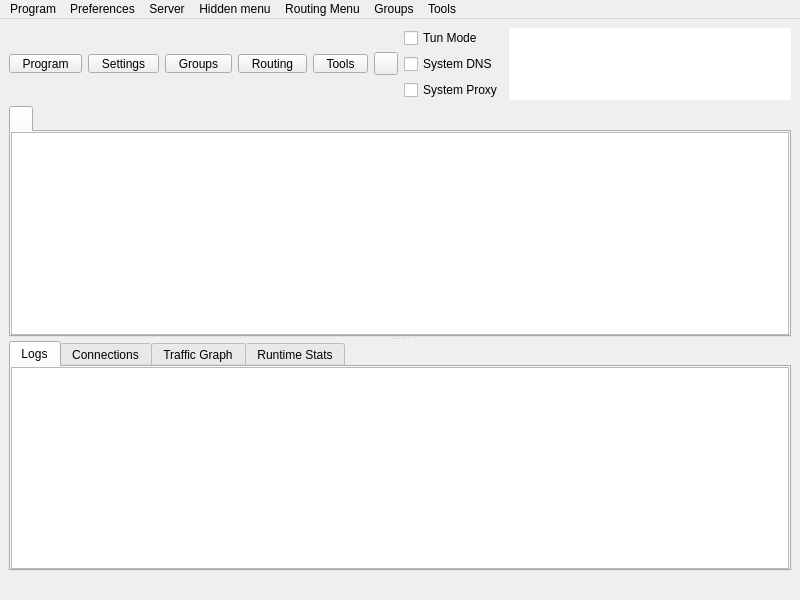
<?xml version="1.0" encoding="UTF-8"?>
<ui version="4.0">
 <class>MainWindow</class>
 <widget class="QMainWindow" name="MainWindow">
  <property name="geometry">
   <rect>
    <x>0</x>
    <y>0</y>
    <width>800</width>
    <height>600</height>
   </rect>
  </property>
  <property name="minimumSize">
   <size>
    <width>800</width>
    <height>600</height>
   </size>
  </property>
  <property name="windowTitle">
   <string notr="true">Throne</string>
  </property>
  <widget class="QWidget" name="centralwidget">
   <layout class="QVBoxLayout" name="verticalLayout_3" stretch="0,1,0">
    <item>
     <layout class="QHBoxLayout" name="horizontalLayout_2">
      <item>
       <widget class="QToolButton" name="toolButton_program">
        <property name="minimumSize">
         <size>
          <width>0</width>
          <height>0</height>
         </size>
        </property>
        <property name="styleSheet">
         <string notr="true">QToolButton {
    padding-left: 8px;
    padding-right: 8px;
}

/* The indicator shares the bottom row with the label (ToolButtonTextUnderIcon),
   so the widest button in any language is the tight one -- its text runs closest
   to the arrow. It fits because the drawn chevron only occupies the middle of
   its 16px subcontrol box, leaving ~14px clear at the button edge against the
   label's ~14.5px of slack. Don't pad the buttons to &quot;fix&quot; this: that widens
   all five for a gap only one of them ever needs (#1665). If a future
   translation looks cramped here, check that label first. */
QToolButton::menu-indicator {
    subcontrol-origin: border;
    subcontrol-position: bottom right;
    right: 2px;
    bottom: 3px;
}</string>
        </property>
        <property name="text">
         <string>Program</string>
        </property>
        <property name="icon">
         <iconset resource="../../res/Throne.qrc">
          <normaloff>:/icon/b-system-run.png</normaloff>:/icon/b-system-run.png</iconset>
        </property>
        <property name="iconSize">
         <size>
          <width>24</width>
          <height>24</height>
         </size>
        </property>
        <property name="popupMode">
         <enum>QToolButton::ToolButtonPopupMode::InstantPopup</enum>
        </property>
        <property name="toolButtonStyle">
         <enum>Qt::ToolButtonStyle::ToolButtonTextUnderIcon</enum>
        </property>
       </widget>
      </item>
      <item>
       <widget class="QToolButton" name="toolButton_preferences">
        <property name="minimumSize">
         <size>
          <width>0</width>
          <height>0</height>
         </size>
        </property>
        <property name="styleSheet">
         <string notr="true">QToolButton {
    padding-left: 8px;
    padding-right: 8px;
}

/* The indicator shares the bottom row with the label (ToolButtonTextUnderIcon),
   so the widest button in any language is the tight one -- its text runs closest
   to the arrow. It fits because the drawn chevron only occupies the middle of
   its 16px subcontrol box, leaving ~14px clear at the button edge against the
   label's ~14.5px of slack. Don't pad the buttons to &quot;fix&quot; this: that widens
   all five for a gap only one of them ever needs (#1665). If a future
   translation looks cramped here, check that label first. */
QToolButton::menu-indicator {
    subcontrol-origin: border;
    subcontrol-position: bottom right;
    right: 2px;
    bottom: 3px;
}</string>
        </property>
        <property name="text">
         <string>Settings</string>
        </property>
        <property name="icon">
         <iconset resource="../../res/Throne.qrc">
          <normaloff>:/icon/b-preferences.png</normaloff>:/icon/b-preferences.png</iconset>
        </property>
        <property name="iconSize">
         <size>
          <width>24</width>
          <height>24</height>
         </size>
        </property>
        <property name="popupMode">
         <enum>QToolButton::ToolButtonPopupMode::InstantPopup</enum>
        </property>
        <property name="toolButtonStyle">
         <enum>Qt::ToolButtonStyle::ToolButtonTextUnderIcon</enum>
        </property>
       </widget>
      </item>
      <item>
       <widget class="QToolButton" name="toolButton_testing">
        <property name="minimumSize">
         <size>
          <width>0</width>
          <height>0</height>
         </size>
        </property>
        <property name="styleSheet">
         <string notr="true">QToolButton {
    padding-left: 8px;
    padding-right: 8px;
}

/* The indicator shares the bottom row with the label (ToolButtonTextUnderIcon),
   so the widest button in any language is the tight one -- its text runs closest
   to the arrow. It fits because the drawn chevron only occupies the middle of
   its 16px subcontrol box, leaving ~14px clear at the button edge against the
   label's ~14.5px of slack. Don't pad the buttons to &quot;fix&quot; this: that widens
   all five for a gap only one of them ever needs (#1665). If a future
   translation looks cramped here, check that label first. */
QToolButton::menu-indicator {
    subcontrol-origin: border;
    subcontrol-position: bottom right;
    right: 2px;
    bottom: 3px;
}</string>
        </property>
        <property name="text">
         <string>Groups</string>
        </property>
        <property name="icon">
         <iconset resource="../../res/Throne.qrc">
          <normaloff>:/icon/b-testing-button.png</normaloff>:/icon/b-testing-button.png</iconset>
        </property>
        <property name="iconSize">
         <size>
          <width>24</width>
          <height>24</height>
         </size>
        </property>
        <property name="popupMode">
         <enum>QToolButton::ToolButtonPopupMode::InstantPopup</enum>
        </property>
        <property name="toolButtonStyle">
         <enum>Qt::ToolButtonStyle::ToolButtonTextUnderIcon</enum>
        </property>
       </widget>
      </item>
      <item>
       <widget class="QToolButton" name="toolButton_routing">
        <property name="minimumSize">
         <size>
          <width>0</width>
          <height>0</height>
         </size>
        </property>
        <property name="styleSheet">
         <string notr="true">QToolButton {
    padding-left: 8px;
    padding-right: 8px;
}

/* The indicator shares the bottom row with the label (ToolButtonTextUnderIcon),
   so the widest button in any language is the tight one -- its text runs closest
   to the arrow. It fits because the drawn chevron only occupies the middle of
   its 16px subcontrol box, leaving ~14px clear at the button edge against the
   label's ~14.5px of slack. Don't pad the buttons to &quot;fix&quot; this: that widens
   all five for a gap only one of them ever needs (#1665). If a future
   translation looks cramped here, check that label first. */
QToolButton::menu-indicator {
    subcontrol-origin: border;
    subcontrol-position: bottom right;
    right: 2px;
    bottom: 3px;
}</string>
        </property>
        <property name="text">
         <string>Routing</string>
        </property>
        <property name="icon">
         <iconset resource="../../res/Throne.qrc">
          <normaloff>:/icon/b-network-routing.png</normaloff>:/icon/b-network-routing.png</iconset>
        </property>
        <property name="iconSize">
         <size>
          <width>24</width>
          <height>24</height>
         </size>
        </property>
        <property name="popupMode">
         <enum>QToolButton::ToolButtonPopupMode::InstantPopup</enum>
        </property>
        <property name="toolButtonStyle">
         <enum>Qt::ToolButtonStyle::ToolButtonTextUnderIcon</enum>
        </property>
       </widget>
      </item>
      <item>
       <widget class="QToolButton" name="toolButton_tools">
        <property name="minimumSize">
         <size>
          <width>0</width>
          <height>0</height>
         </size>
        </property>
        <property name="styleSheet">
         <string notr="true">QToolButton {
    padding-left: 8px;
    padding-right: 8px;
}

/* The indicator shares the bottom row with the label (ToolButtonTextUnderIcon),
   so the widest button in any language is the tight one -- its text runs closest
   to the arrow. It fits because the drawn chevron only occupies the middle of
   its 16px subcontrol box, leaving ~14px clear at the button edge against the
   label's ~14.5px of slack. Don't pad the buttons to &quot;fix&quot; this: that widens
   all five for a gap only one of them ever needs (#1665). If a future
   translation looks cramped here, check that label first. */
QToolButton::menu-indicator {
    subcontrol-origin: border;
    subcontrol-position: bottom right;
    right: 2px;
    bottom: 3px;
}</string>
        </property>
        <property name="text">
         <string>Tools</string>
        </property>
        <property name="icon">
         <iconset resource="../../res/Throne.qrc">
          <normaloff>:/icon/b-tools-button.png</normaloff>:/icon/b-tools-button.png</iconset>
        </property>
        <property name="iconSize">
         <size>
          <width>24</width>
          <height>24</height>
         </size>
        </property>
        <property name="popupMode">
         <enum>QToolButton::ToolButtonPopupMode::InstantPopup</enum>
        </property>
        <property name="toolButtonStyle">
         <enum>Qt::ToolButtonStyle::ToolButtonTextUnderIcon</enum>
        </property>
       </widget>
      </item>
      <item>
       <widget class="StartStopButton" name="toolButton_startstop">
        <property name="focusPolicy">
         <enum>Qt::FocusPolicy::NoFocus</enum>
        </property>
        <property name="text">
         <string/>
        </property>
       </widget>
      </item>
      <item>
       <layout class="QVBoxLayout" name="verticalLayout_4">
        <item>
         <spacer name="verticalSpacer_modes_top">
          <property name="orientation">
           <enum>Qt::Orientation::Vertical</enum>
          </property>
          <property name="sizeHint" stdset="0">
           <size>
            <width>0</width>
            <height>0</height>
           </size>
          </property>
         </spacer>
        </item>
        <item>
         <widget class="QCheckBox" name="checkBox_VPN">
          <property name="sizePolicy">
           <sizepolicy hsizetype="Minimum" vsizetype="Minimum">
            <horstretch>0</horstretch>
            <verstretch>0</verstretch>
           </sizepolicy>
          </property>
          <property name="text">
           <string>Tun Mode</string>
          </property>
         </widget>
        </item>
        <item>
         <widget class="QCheckBox" name="system_dns">
          <property name="text">
           <string>System DNS</string>
          </property>
         </widget>
        </item>
        <item>
         <widget class="QCheckBox" name="checkBox_SystemProxy">
          <property name="text">
           <string>System Proxy</string>
          </property>
         </widget>
        </item>
        <item>
         <spacer name="verticalSpacer_modes_bottom">
          <property name="orientation">
           <enum>Qt::Orientation::Vertical</enum>
          </property>
          <property name="sizeHint" stdset="0">
           <size>
            <width>0</width>
            <height>0</height>
           </size>
          </property>
         </spacer>
        </item>
       </layout>
      </item>
      <item>
       <widget class="QTextBrowser" name="data_view">
        <property name="enabled">
         <bool>true</bool>
        </property>
        <property name="sizePolicy">
         <sizepolicy hsizetype="Expanding" vsizetype="Ignored">
          <horstretch>0</horstretch>
          <verstretch>0</verstretch>
         </sizepolicy>
        </property>
        <property name="minimumSize">
         <size>
          <width>0</width>
          <height>0</height>
         </size>
        </property>
        <property name="mouseTracking">
         <bool>false</bool>
        </property>
        <property name="focusPolicy">
         <enum>Qt::FocusPolicy::NoFocus</enum>
        </property>
        <property name="contextMenuPolicy">
         <enum>Qt::ContextMenuPolicy::NoContextMenu</enum>
        </property>
        <property name="acceptDrops">
         <bool>false</bool>
        </property>
        <property name="frameShape">
         <enum>QFrame::Shape::NoFrame</enum>
        </property>
        <property name="frameShadow">
         <enum>QFrame::Shadow::Sunken</enum>
        </property>
        <property name="verticalScrollBarPolicy">
         <enum>Qt::ScrollBarPolicy::ScrollBarAlwaysOff</enum>
        </property>
        <property name="horizontalScrollBarPolicy">
         <enum>Qt::ScrollBarPolicy::ScrollBarAlwaysOff</enum>
        </property>
        <property name="textInteractionFlags">
         <set>Qt::TextInteractionFlag::LinksAccessibleByKeyboard|Qt::TextInteractionFlag::LinksAccessibleByMouse</set>
        </property>
       </widget>
      </item>
     </layout>
    </item>
    <item>
     <widget class="QSplitter" name="splitter">
      <property name="orientation">
       <enum>Qt::Orientation::Vertical</enum>
      </property>
      <widget class="QTabWidget" name="tabWidget">
       <property name="currentIndex">
        <number>0</number>
       </property>
       <property name="documentMode">
        <bool>false</bool>
       </property>
       <property name="movable">
        <bool>true</bool>
       </property>
       <widget class="QWidget" name="widget1">
        <attribute name="title">
         <string/>
        </attribute>
        <layout class="QGridLayout" name="gridLayout_2">
         <property name="leftMargin">
          <number>0</number>
         </property>
         <property name="topMargin">
          <number>0</number>
         </property>
         <property name="rightMargin">
          <number>0</number>
         </property>
         <property name="bottomMargin">
          <number>0</number>
         </property>
         <property name="spacing">
          <number>0</number>
         </property>
         <item row="0" column="0">
          <widget class="ProfilesTableView" name="profilesTableView">
           <property name="contextMenuPolicy">
            <enum>Qt::ContextMenuPolicy::CustomContextMenu</enum>
           </property>
           <property name="editTriggers">
            <set>QAbstractItemView::EditTrigger::NoEditTriggers</set>
           </property>
           <property name="alternatingRowColors">
            <bool>true</bool>
           </property>
           <property name="selectionBehavior">
            <enum>QAbstractItemView::SelectionBehavior::SelectRows</enum>
           </property>
           <property name="horizontalScrollMode">
            <enum>QAbstractItemView::ScrollMode::ScrollPerPixel</enum>
           </property>
           <property name="wordWrap">
            <bool>false</bool>
           </property>
           <attribute name="horizontalHeaderMinimumSectionSize">
            <number>16</number>
           </attribute>
           <attribute name="horizontalHeaderHighlightSections">
            <bool>false</bool>
           </attribute>
           <attribute name="horizontalHeaderShowSortIndicator" stdset="0">
            <bool>false</bool>
           </attribute>
           <attribute name="verticalHeaderDefaultSectionSize">
            <number>30</number>
           </attribute>
          </widget>
         </item>
        </layout>
       </widget>
      </widget>
      <widget class="QWidget" name="aaaaaaaaaaaaaaaaaa">
       <layout class="QVBoxLayout" name="aaaaaaaaaaaa" stretch="0">
        <item>
         <widget class="QWidget" name="down_tab" native="true">
          <layout class="QVBoxLayout" name="verticalLayout">
           <property name="spacing">
            <number>0</number>
           </property>
           <property name="leftMargin">
            <number>0</number>
           </property>
           <property name="topMargin">
            <number>0</number>
           </property>
           <property name="rightMargin">
            <number>0</number>
           </property>
           <property name="bottomMargin">
            <number>0</number>
           </property>
           <item>
            <widget class="QTabWidget" name="stats_widget">
             <property name="autoFillBackground">
              <bool>true</bool>
             </property>
             <property name="tabPosition">
              <enum>QTabWidget::TabPosition::North</enum>
             </property>
             <property name="tabShape">
              <enum>QTabWidget::TabShape::Rounded</enum>
             </property>
             <property name="currentIndex">
              <number>0</number>
             </property>
             <property name="elideMode">
              <enum>Qt::TextElideMode::ElideNone</enum>
             </property>
             <property name="usesScrollButtons">
              <bool>true</bool>
             </property>
             <property name="documentMode">
              <bool>false</bool>
             </property>
             <property name="tabsClosable">
              <bool>false</bool>
             </property>
             <property name="movable">
              <bool>true</bool>
             </property>
             <property name="tabBarAutoHide">
              <bool>false</bool>
             </property>
             <widget class="QWidget" name="Logs">
              <property name="enabled">
               <bool>true</bool>
              </property>
              <attribute name="title">
               <string>Logs</string>
              </attribute>
              <layout class="QHBoxLayout" name="horizontalLayout_3" stretch="0">
               <property name="spacing">
                <number>0</number>
               </property>
               <property name="sizeConstraint">
                <enum>QLayout::SizeConstraint::SetDefaultConstraint</enum>
               </property>
               <property name="leftMargin">
                <number>0</number>
               </property>
               <property name="topMargin">
                <number>0</number>
               </property>
               <property name="rightMargin">
                <number>0</number>
               </property>
               <property name="bottomMargin">
                <number>0</number>
               </property>
               <item>
                <widget class="QTextBrowser" name="masterLogBrowser">
                 <property name="contextMenuPolicy">
                  <enum>Qt::ContextMenuPolicy::CustomContextMenu</enum>
                 </property>
                 <property name="openLinks">
                  <bool>false</bool>
                 </property>
                </widget>
               </item>
              </layout>
             </widget>
             <widget class="QWidget" name="connections_tab">
              <attribute name="title">
               <string>Connections</string>
              </attribute>
              <layout class="QHBoxLayout" name="horizontalLayout_4">
               <property name="spacing">
                <number>0</number>
               </property>
               <property name="sizeConstraint">
                <enum>QLayout::SizeConstraint::SetDefaultConstraint</enum>
               </property>
               <property name="leftMargin">
                <number>0</number>
               </property>
               <property name="topMargin">
                <number>0</number>
               </property>
               <property name="rightMargin">
                <number>0</number>
               </property>
               <property name="bottomMargin">
                <number>0</number>
               </property>
               <item>
                <widget class="QTreeView" name="connections">
                 <property name="autoFillBackground">
                  <bool>false</bool>
                 </property>
                </widget>
               </item>
              </layout>
             </widget>
             <widget class="QWidget" name="graph_tab">
              <attribute name="title">
               <string>Traffic Graph</string>
              </attribute>
              <layout class="QHBoxLayout" name="horizontalLayout_6">
               <property name="spacing">
                <number>0</number>
               </property>
               <property name="sizeConstraint">
                <enum>QLayout::SizeConstraint::SetDefaultConstraint</enum>
               </property>
               <property name="leftMargin">
                <number>0</number>
               </property>
               <property name="topMargin">
                <number>0</number>
               </property>
               <property name="rightMargin">
                <number>0</number>
               </property>
               <property name="bottomMargin">
                <number>0</number>
               </property>
              </layout>
             </widget>
             <widget class="QWidget" name="runtime_tab">
              <attribute name="title">
               <string>Runtime Stats</string>
              </attribute>
              <layout class="QHBoxLayout" name="horizontalLayout_7">
               <property name="spacing">
                <number>0</number>
               </property>
               <property name="sizeConstraint">
                <enum>QLayout::SizeConstraint::SetDefaultConstraint</enum>
               </property>
               <property name="leftMargin">
                <number>0</number>
               </property>
               <property name="topMargin">
                <number>0</number>
               </property>
               <property name="rightMargin">
                <number>0</number>
               </property>
               <property name="bottomMargin">
                <number>0</number>
               </property>
              </layout>
             </widget>
            </widget>
           </item>
          </layout>
         </widget>
        </item>
       </layout>
      </widget>
     </widget>
    </item>
    <item>
     <layout class="QHBoxLayout" name="horizontalLayout">
      <item>
       <widget class="QLabel" name="label_running">
        <property name="text">
         <string/>
        </property>
       </widget>
      </item>
      <item>
       <widget class="QLabel" name="label_inbound">
        <property name="text">
         <string/>
        </property>
        <property name="alignment">
         <set>Qt::AlignmentFlag::AlignLeading|Qt::AlignmentFlag::AlignLeft|Qt::AlignmentFlag::AlignVCenter</set>
        </property>
       </widget>
      </item>
      <item>
       <widget class="QLabel" name="label_speed">
        <property name="text">
         <string/>
        </property>
        <property name="alignment">
         <set>Qt::AlignmentFlag::AlignLeading|Qt::AlignmentFlag::AlignLeft|Qt::AlignmentFlag::AlignVCenter</set>
        </property>
       </widget>
      </item>
     </layout>
    </item>
   </layout>
  </widget>
  <widget class="QMenuBar" name="menubar">
   <property name="geometry">
    <rect>
     <x>0</x>
     <y>0</y>
     <width>800</width>
     <height>25</height>
    </rect>
   </property>
   <widget class="QMenu" name="menu_program">
    <property name="title">
     <string>Program</string>
    </property>
    <addaction name="actionHide_window"/>
    <addaction name="separator"/>
    <addaction name="menu_add_from_input"/>
    <addaction name="menu_add_from_clipboard"/>
    <addaction name="actionAdd_profile_from_File"/>
    <addaction name="menu_scan_qr"/>
    <addaction name="separator"/>
    <addaction name="actionStart_with_system"/>
    <addaction name="actionRemember_last_proxy"/>
    <addaction name="actionAllow_LAN"/>
    <addaction name="separator"/>
    <addaction name="actionRestart_Proxy"/>
    <addaction name="actionRestart_Program"/>
    <addaction name="menu_exit"/>
   </widget>
   <widget class="QMenu" name="menu_preferences">
    <property name="title">
     <string>Preferences</string>
    </property>
    <addaction name="menu_basic_settings"/>
    <addaction name="menu_routing_settings"/>
    <addaction name="menu_vpn_settings"/>
    <addaction name="menu_preset_settings"/>
    <addaction name="menu_hotkey_settings"/>
    <addaction name="menu_open_config_folder"/>
   </widget>
   <widget class="QMenu" name="menu_server">
    <property name="title">
     <string>Server</string>
    </property>
    <widget class="QMenu" name="menu_share_item">
     <property name="title">
      <string>Share</string>
     </property>
     <addaction name="menu_qr"/>
     <addaction name="menu_export_config"/>
     <addaction name="actionExport_Xray_config"/>
     <addaction name="separator"/>
     <addaction name="menu_copy_links"/>
     <addaction name="menu_copy_links_nkr"/>
     <addaction name="actionCopy_Test_Result"/>
    </widget>
    <addaction name="menu_add_from_input"/>
    <addaction name="menu_add_from_clipboard"/>
    <addaction name="actionAdd_profile_from_File"/>
    <addaction name="menu_scan_qr"/>
    <addaction name="separator"/>
    <addaction name="menu_start"/>
    <addaction name="menu_stop"/>
    <addaction name="menu_share_item"/>
    <addaction name="menu_delete"/>
    <addaction name="separator"/>
    <addaction name="menu_select_all"/>
    <addaction name="menu_clone"/>
    <addaction name="separator"/>
    <addaction name="actionUrl_Test_Selected"/>
    <addaction name="actionSpeedtest_Selected"/>
    <addaction name="actionResolve_Selected_Out_IP"/>
    <addaction name="menu_resolve_selected"/>
    <addaction name="actionClear_Test_Result"/>
    <addaction name="menu_reset_traffic"/>
   </widget>
   <widget class="QMenu" name="menuHidden_menu">
    <property name="title">
     <string>Hidden menu</string>
    </property>
    <widget class="QMenu" name="menu_spmode">
     <property name="title">
      <string>Operation Mode</string>
     </property>
     <addaction name="menu_spmode_system_proxy"/>
     <addaction name="menu_spmode_vpn"/>
    </widget>
    <addaction name="menu_update_subscription"/>
    <addaction name="menu_resolve_domain"/>
    <addaction name="menu_remove_invalid"/>
    <addaction name="actionUrl_Test_Group"/>
    <addaction name="menu_remove_abnormal"/>
    <addaction name="menu_remove_unavailable"/>
    <addaction name="actionDefault_Sort"/>
    <addaction name="actionToggle_Global_Auto_Clear"/>
    <addaction name="menu_clear_test_result"/>
    <addaction name="menu_delete_repeat"/>
    <addaction name="actionSpeedtest_Group"/>
    <addaction name="actionResolve_Out_IP"/>
    <addaction name="actionRefresh_Column_Widths"/>
    <addaction name="menu_spmode"/>
   </widget>
   <widget class="QMenu" name="menuRouting_Menu">
    <property name="title">
     <string>Routing Menu</string>
    </property>
   </widget>
   <widget class="QMenu" name="menuTools">
    <property name="title">
     <string>Tools</string>
    </property>
    <addaction name="actionAuto_Selector"/>
    <addaction name="menu_open_dashboard"/>
    <addaction name="actionSpeedtest_Current"/>
    <addaction name="separator"/>
    <addaction name="menu_otp_manager"/>
    <addaction name="separator"/>
    <addaction name="actionTraffic_Stats"/>
    <addaction name="actionCheck_For_Update"/>
   </widget>
   <widget class="QMenu" name="menuTesting">
    <property name="title">
     <string>Groups</string>
    </property>
    <addaction name="menu_manage_groups"/>
    <addaction name="actionAdd_New_Group"/>
    <addaction name="actionEdit_Group"/>
    <addaction name="actionDelete_Group"/>
    <addaction name="separator"/>
    <addaction name="actionUrl_Test_Group"/>
    <addaction name="actionSpeedtest_Group"/>
    <addaction name="actionResolve_Out_IP"/>
    <addaction name="menu_resolve_domain"/>
    <addaction name="menu_clear_test_result"/>
    <addaction name="separator"/>
    <addaction name="menu_update_subscription"/>
    <addaction name="actionUpdate_All_Subscriptions"/>
    <addaction name="menu_delete_repeat"/>
    <addaction name="menu_remove_abnormal"/>
    <addaction name="menu_remove_unavailable"/>
    <addaction name="menu_remove_invalid"/>
    <addaction name="menu_remove_insecure"/>
    <addaction name="separator"/>
    <addaction name="actionRefresh_Column_Widths"/>
   </widget>
   <addaction name="menu_program"/>
   <addaction name="menu_preferences"/>
   <addaction name="menu_server"/>
   <addaction name="menuHidden_menu"/>
   <addaction name="menuRouting_Menu"/>
   <addaction name="menuTesting"/>
   <addaction name="menuTools"/>
  </widget>
  <action name="menu_exit">
   <property name="text">
    <string>Exit</string>
   </property>
  </action>
  <action name="actionShow_window">
   <property name="text">
    <string>Show Window</string>
   </property>
  </action>
  <action name="menu_basic_settings">
   <property name="text">
    <string>Basic Settings</string>
   </property>
  </action>
  <action name="menu_add_from_input">
   <property name="text">
    <string>New profile</string>
   </property>
   <property name="shortcut">
    <string notr="true">Ctrl+N</string>
   </property>
  </action>
  <action name="menu_manage_groups">
   <property name="text">
    <string>Manage Groups</string>
   </property>
  </action>
  <action name="menu_start">
   <property name="text">
    <string>Start</string>
   </property>
   <property name="shortcut">
    <string notr="true">Return</string>
   </property>
  </action>
  <action name="menu_stop">
   <property name="text">
    <string>Stop</string>
   </property>
   <property name="shortcut">
    <string notr="true">Ctrl+S</string>
   </property>
  </action>
  <action name="menu_routing_settings">
   <property name="text">
    <string>Routing Settings</string>
   </property>
  </action>
  <action name="menu_add_from_clipboard">
   <property name="text">
    <string>Add profile from clipboard</string>
   </property>
   <property name="shortcut">
    <string notr="true">Ctrl+V</string>
   </property>
  </action>
  <action name="menu_delete">
   <property name="text">
    <string>Delete</string>
   </property>
   <property name="shortcut">
    <string notr="true">Del</string>
   </property>
  </action>
  <action name="menu_profile_debug_info">
   <property name="text">
    <string>Debug Info</string>
   </property>
  </action>
  <action name="menu_qr">
   <property name="text">
    <string>QR Code and link</string>
   </property>
  </action>
  <action name="menu_copy_link">
   <property name="text">
    <string>Copy Link</string>
   </property>
  </action>
  <action name="menu_tcp_ping">
   <property name="text">
    <string notr="true">Tcp Ping</string>
   </property>
   <property name="shortcut">
    <string notr="true">Ctrl+Shift+T</string>
   </property>
  </action>
  <action name="menu_url_test">
   <property name="text">
    <string notr="true">Url Test</string>
   </property>
   <property name="shortcut">
    <string notr="true">Ctrl+Shift+U</string>
   </property>
  </action>
  <action name="menu_clear_test_result">
   <property name="text">
    <string>Clear Group test result</string>
   </property>
   <property name="shortcut">
    <string notr="true">Ctrl+Shift+C</string>
   </property>
  </action>
  <action name="menu_export_config">
   <property name="text">
    <string>Export Sing-box config</string>
   </property>
   <property name="shortcut">
    <string notr="true">Ctrl+E</string>
   </property>
  </action>
  <action name="menu_reset_traffic">
   <property name="text">
    <string>Reset Traffic</string>
   </property>
   <property name="shortcut">
    <string notr="true">Ctrl+R</string>
   </property>
  </action>
  <action name="menu_scan_qr">
   <property name="text">
    <string>Scan QR Code</string>
   </property>
   <property name="shortcut">
    <string notr="true">Ctrl+Shift+Q</string>
   </property>
  </action>
  <action name="menu_spmode_system_proxy">
   <property name="checkable">
    <bool>true</bool>
   </property>
   <property name="text">
    <string>System Proxy</string>
   </property>
  </action>
  <action name="menu_spmode_disabled">
   <property name="checkable">
    <bool>true</bool>
   </property>
   <property name="text">
    <string>Disable</string>
   </property>
  </action>
  <action name="menu_delete_repeat">
   <property name="text">
    <string>Remove Duplicates</string>
   </property>
   <property name="shortcut">
    <string notr="true">Ctrl+Shift+D</string>
   </property>
  </action>
  <action name="actionfake">
   <property name="text">
    <string>fake</string>
   </property>
   <property name="visible">
    <bool>false</bool>
   </property>
  </action>
  <action name="menu_move">
   <property name="text">
    <string>Move</string>
   </property>
   <property name="shortcut">
    <string notr="true">Ctrl+M</string>
   </property>
  </action>
  <action name="actionStart_with_system">
   <property name="checkable">
    <bool>true</bool>
   </property>
   <property name="text">
    <string>Start with system</string>
   </property>
  </action>
  <action name="actionRemember_last_proxy">
   <property name="checkable">
    <bool>true</bool>
   </property>
   <property name="text">
    <string>Remember last profile</string>
   </property>
  </action>
  <action name="actionAllow_LAN">
   <property name="checkable">
    <bool>true</bool>
   </property>
   <property name="text">
    <string>Allow other devices to connect</string>
   </property>
  </action>
  <action name="actionDefault_Sort">
   <property name="text">
    <string>Default Sort</string>
   </property>
   <property name="toolTip">
    <string>Sort current group by default sort order</string>
   </property>
  </action>
  <action name="actionToggle_Global_Auto_Clear">
   <property name="checkable">
    <bool>true</bool>
   </property>
   <property name="text">
    <string>Auto Clear Unavailable on URL Test (Global)</string>
   </property>
  </action>
  <action name="menu_remove_abnormal">
   <property name="text">
    <string>Remove abnormal items</string>
   </property>
  </action>
  <action name="menu_remove_unavailable">
   <property name="text">
    <string>Remove Unavailable</string>
   </property>
   <property name="shortcut">
    <string notr="true">Ctrl+Shift+R</string>
   </property>
  </action>
  <action name="menu_full_test">
   <property name="text">
    <string>Full Test</string>
   </property>
   <property name="shortcut">
    <string notr="true">Ctrl+Shift+F</string>
   </property>
  </action>
  <action name="menu_hotkey_settings">
   <property name="text">
    <string>Hotkey Settings</string>
   </property>
  </action>
  <action name="menu_select_all">
   <property name="text">
    <string>Select All</string>
   </property>
   <property name="shortcut">
    <string notr="true">Ctrl+A</string>
   </property>
  </action>
  <action name="menu_copy_links_nkr">
   <property name="text">
    <string>Copy links of selected (Deep Links)</string>
   </property>
   <property name="shortcut">
    <string notr="true">Ctrl+Alt+C</string>
   </property>
  </action>
  <action name="actionfake_2">
   <property name="text">
    <string>fake</string>
   </property>
   <property name="visible">
    <bool>false</bool>
   </property>
  </action>
  <action name="actionfake_3">
   <property name="text">
    <string>fake</string>
   </property>
   <property name="visible">
    <bool>false</bool>
   </property>
  </action>
  <action name="menu_copy_links">
   <property name="text">
    <string>Copy links of selected</string>
   </property>
   <property name="shortcut">
    <string notr="true">Ctrl+C</string>
   </property>
  </action>
  <action name="menu_spmode_vpn">
   <property name="checkable">
    <bool>true</bool>
   </property>
   <property name="text">
    <string>Tun Mode</string>
   </property>
  </action>
  <action name="menu_clone">
   <property name="text">
    <string>Clone</string>
   </property>
   <property name="shortcut">
    <string notr="true">Ctrl+D</string>
   </property>
  </action>
  <action name="menu_update_subscription">
   <property name="text">
    <string>Update subscription</string>
   </property>
   <property name="shortcut">
    <string notr="true">Ctrl+U</string>
   </property>
   <property name="visible">
    <bool>true</bool>
   </property>
  </action>
  <action name="menu_resolve_domain">
   <property name="text">
    <string>Resolve Domain for group</string>
   </property>
   <property name="shortcut">
    <string notr="true">Ctrl+Shift+I</string>
   </property>
  </action>
  <action name="menu_vpn_settings">
   <property name="text">
    <string>Tun Settings</string>
   </property>
  </action>
  <action name="menu_preset_settings">
   <property name="text">
    <string>Preset Settings</string>
   </property>
  </action>
  <action name="menu_otp_manager">
   <property name="text">
    <string>OTP Manager</string>
   </property>
  </action>
  <action name="actionRestart_Program">
   <property name="text">
    <string>Restart Program</string>
   </property>
  </action>
  <action name="menu_open_config_folder">
   <property name="text">
    <string>Open Config Folder</string>
   </property>
  </action>
  <action name="menu_open_dashboard">
   <property name="text">
    <string>Open Web dashboard</string>
   </property>
  </action>
  <action name="actionfake_4">
   <property name="text">
    <string notr="true">fake</string>
   </property>
   <property name="visible">
    <bool>false</bool>
   </property>
  </action>
  <action name="actionfake_5">
   <property name="text">
    <string notr="true">fake</string>
   </property>
   <property name="visible">
    <bool>false</bool>
   </property>
  </action>
  <action name="actionRestart_Proxy">
   <property name="text">
    <string>Restart Core</string>
   </property>
  </action>
  <action name="menu_stop_testing">
   <property name="text">
    <string>Stop Testing</string>
   </property>
   <property name="shortcut">
    <string notr="true">Ctrl+.</string>
   </property>
  </action>
  <action name="actionUrl_Test_Selected">
   <property name="text">
    <string>Url Test Selected</string>
   </property>
   <property name="shortcut">
    <string notr="true">Ctrl+Shift+S</string>
   </property>
   <property name="visible">
    <bool>true</bool>
   </property>
  </action>
  <action name="actionUrl_Test_Group">
   <property name="enabled">
    <bool>true</bool>
   </property>
   <property name="text">
    <string>Url Test Group</string>
   </property>
   <property name="shortcut">
    <string notr="true">Ctrl+Shift+G</string>
   </property>
   <property name="visible">
    <bool>true</bool>
   </property>
  </action>
  <action name="menu_resolve_selected">
   <property name="text">
    <string>Resolve Selected Domain</string>
   </property>
   <property name="visible">
    <bool>true</bool>
   </property>
  </action>
  <action name="menu_remove_invalid">
   <property name="text">
    <string>Remove Invalid</string>
   </property>
   <property name="shortcut">
    <string notr="true">Ctrl+Alt+I</string>
   </property>
   <property name="menuRole">
    <enum>QAction::MenuRole::TextHeuristicRole</enum>
   </property>
  </action>
  <action name="menu_remove_insecure">
   <property name="text">
    <string>Remove Insecure Configs</string>
   </property>
   <property name="menuRole">
    <enum>QAction::MenuRole::TextHeuristicRole</enum>
   </property>
  </action>
  <action name="menu_open_routing_manager">
   <property name="text">
    <string>Open Manager</string>
   </property>
  </action>
  <action name="actionSpeedtest_Current">
   <property name="text">
    <string>Speedtest Current</string>
   </property>
   <property name="shortcut">
    <string notr="true">F6</string>
   </property>
  </action>
  <action name="actionSpeedtest_Selected">
   <property name="text">
    <string>Speedtest Selected</string>
   </property>
   <property name="shortcut">
    <string notr="true">Ctrl+Shift+P</string>
   </property>
  </action>
  <action name="actionSpeedtest_Group">
   <property name="text">
    <string>Speedtest Group</string>
   </property>
   <property name="shortcut">
    <string notr="true">Ctrl+Alt+P</string>
   </property>
  </action>
  <action name="actionHide_window">
   <property name="text">
    <string>Hide window</string>
   </property>
   <property name="shortcut">
    <string notr="true">Ctrl+H</string>
   </property>
  </action>
  <action name="actionAdd_profile_from_File">
   <property name="text">
    <string>Add profile from File(s)</string>
   </property>
   <property name="shortcut">
    <string notr="true">Ctrl+O</string>
   </property>
  </action>
  <action name="actionResolve_Out_IP">
   <property name="text">
    <string>Resolve out IP for group</string>
   </property>
  </action>
  <action name="actionAdd_New_Group">
   <property name="text">
    <string>Add new Group</string>
   </property>
  </action>
  <action name="actionEdit_Group">
   <property name="text">
    <string>Edit current Group</string>
   </property>
  </action>
  <action name="actionDelete_Group">
   <property name="text">
    <string>Delete current Group</string>
   </property>
  </action>
  <action name="actionUpdate_All_Subscriptions">
   <property name="text">
    <string>Update all subscriptions</string>
   </property>
  </action>
  <action name="actionResolve_Selected_Out_IP">
   <property name="text">
    <string>Resolve Selected Out IP</string>
   </property>
  </action>
  <action name="actionRefresh_Column_Widths">
   <property name="text">
    <string>Refresh Column Widths</string>
   </property>
  </action>
  <action name="actionExport_Xray_config">
   <property name="text">
    <string>Export Xray config</string>
   </property>
  </action>
  <action name="actionCopy_Test_Result">
   <property name="text">
    <string>Copy Test Result</string>
   </property>
  </action>
  <action name="actionClear_Test_Result">
   <property name="text">
    <string>Clear Test Result</string>
   </property>
  </action>
  <action name="actionRuntime_Stats">
   <property name="text">
    <string>Runtime Stats</string>
   </property>
  </action>
  <action name="actionAuto_Selector">
   <property name="text">
    <string>Auto Selector Stats</string>
   </property>
   <property name="visible">
    <bool>false</bool>
   </property>
  </action>
  <action name="actionTraffic_Stats">
   <property name="text">
    <string>Traffic Stats</string>
   </property>
  </action>
  <action name="actionCheck_For_Update">
   <property name="text">
    <string>Check For Update</string>
   </property>
  </action>
  <action name="actionUpdate_Rule_Sets">
   <property name="text">
    <string>Update Rule-Sets</string>
   </property>
  </action>
 </widget>
 <customwidgets>
  <customwidget>
   <class>ProfilesTableView</class>
   <extends>QTableView</extends>
   <header>include/ui/utils/ProfilesTableView.h</header>
  </customwidget>
  <customwidget>
   <class>StartStopButton</class>
   <extends>QToolButton</extends>
   <header>include/ui/widget/StartStopButton.hpp</header>
  </customwidget>
 </customwidgets>
 <resources>
  <include location="../../res/Throne.qrc"/>
 </resources>
 <connections/>
</ui>
